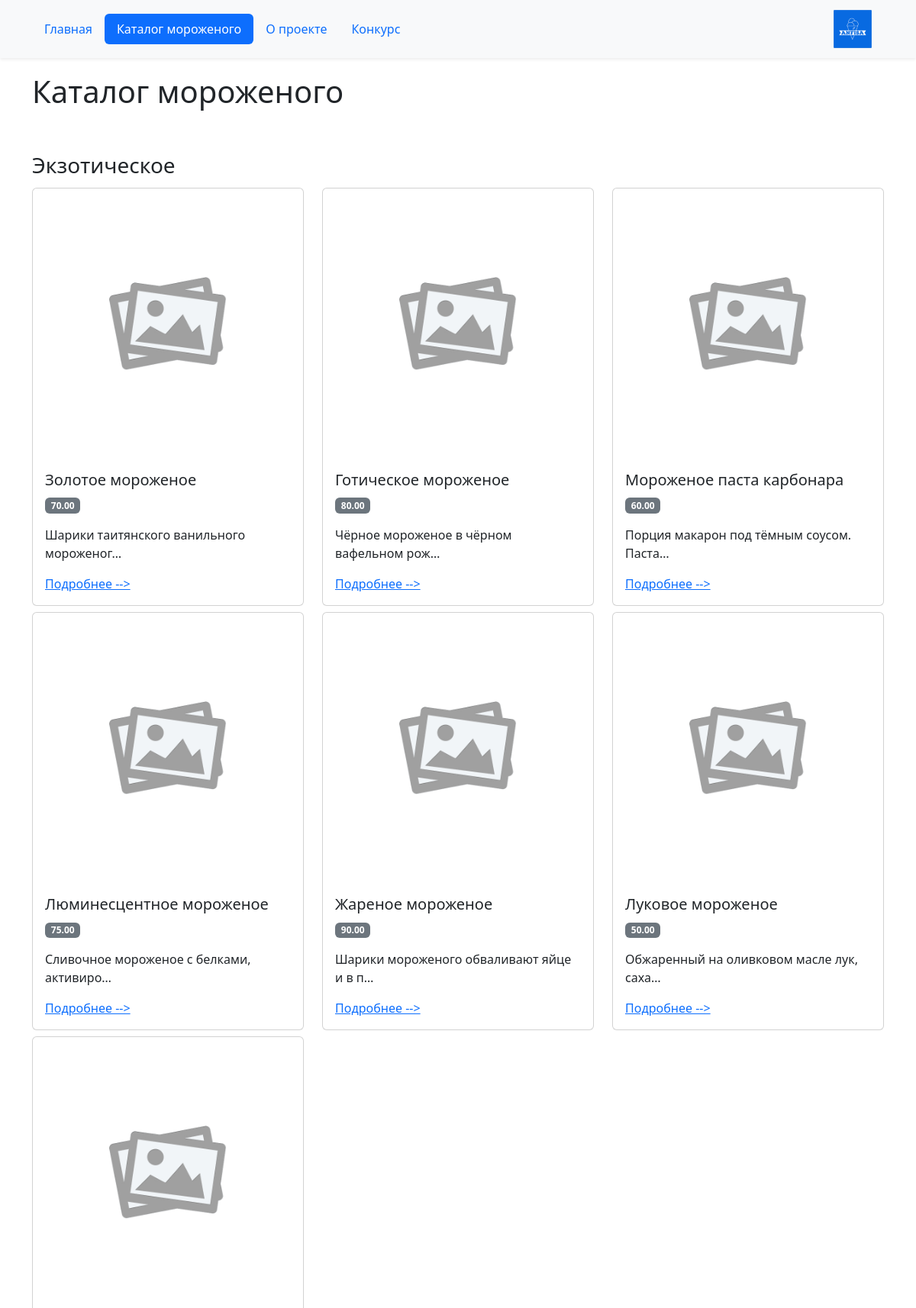
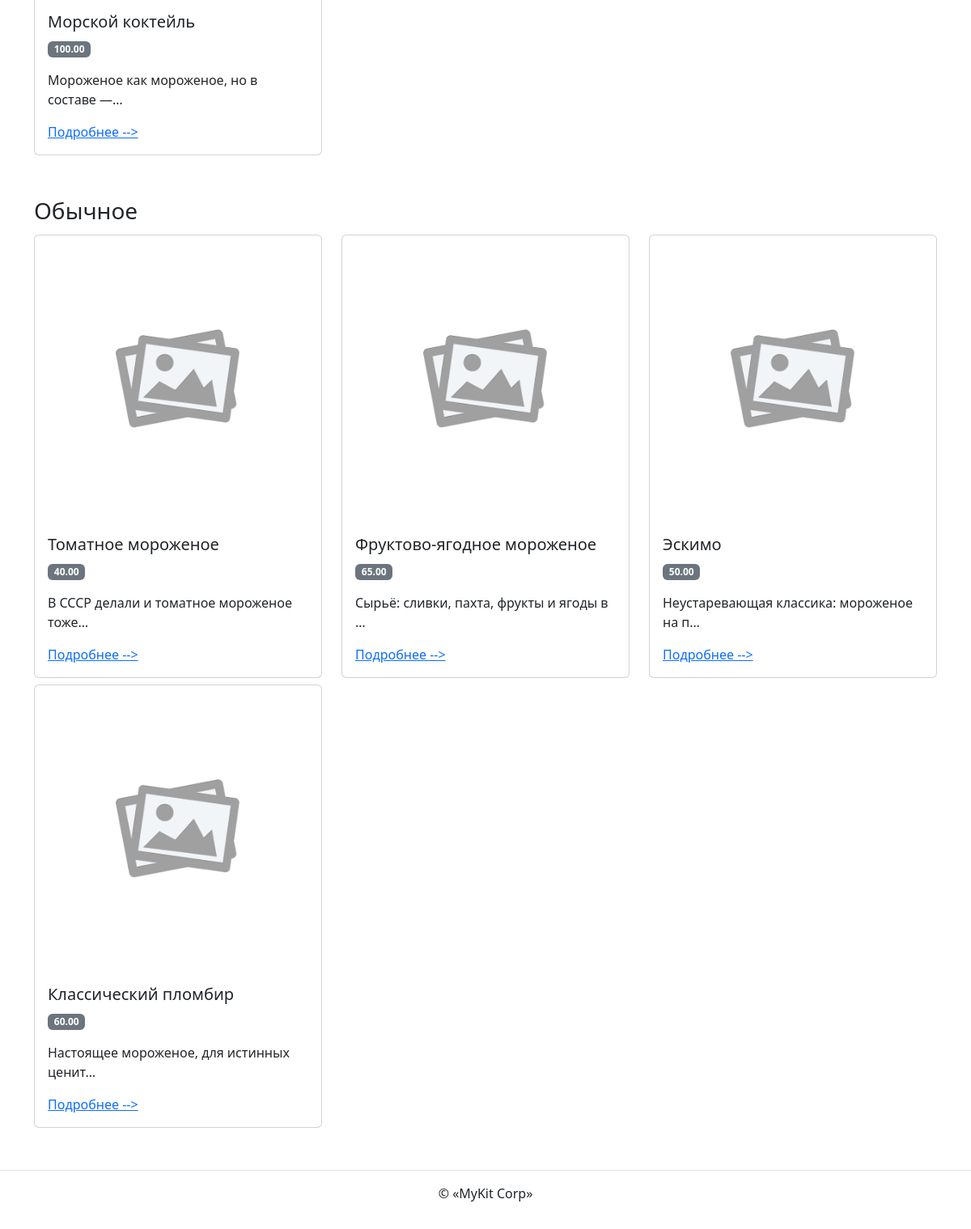
The page /ice_cream/ on the database its author committed (2 pictures, top to bottom).
### ice_cream/models.py (models this page shows, shortened)
class IceCream(PublishedModel):
    title = models.CharField(max_length=256, verbose_name='Название')
    description = models.TextField(verbose_name='Описание')
    wrapper = models.OneToOneField(
        Wrapper,
        on_delete=models.SET_NULL,
        related_name='ice_cream',
        null=True,
        blank=True,
        verbose_name='Обёртка'
    )
    category = models.ForeignKey(
        Category,
        on_delete=models.CASCADE,
        related_name='ice_creams',
        verbose_name='Категория'
    )
    output_order = models.PositiveSmallIntegerField(
        default=100,
        verbose_name='Порядок отображения'
    )
    toppings = models.ManyToManyField(Topping, verbose_name='Топпинги')
    is_on_main = models.BooleanField(default=False, verbose_name='На главную')
    price = models.DecimalField(max_digits=5, decimal_places=2)
    class Meta:
        verbose_name = 'мороженое'
        verbose_name_plural = 'Мороженое'

class Category(PublishedModel):
    title = models.CharField(max_length=256, verbose_name='Название')
    slug = models.SlugField(max_length=64, unique=True, verbose_name='Слаг')
    output_order = models.PositiveSmallIntegerField(
        default=100,
        verbose_name='Порядок отображения'
    )
    class Meta:
        verbose_name = 'категория'
        verbose_name_plural = 'Категории'
        ordering = ('output_order', )

### ice_cream/views.py (the view)
# urls.py: path('', views.ice_cream_list, name='ice_cream_list'),
def ice_cream_list(request):
    template = 'ice_cream/list.html'
    ice_cream_list = IceCream.objects.select_related('category').filter(
        is_published=True,
        category__is_published=True
    )
    context = {'ice_cream_list': ice_cream_list}
    return render(request, template, context)

### templates/ice_cream/list.html (shortened to what this page needs)
{% extends "base.html" %}
{% load static %}
{% block content %}
  <h1 class="pb-2 mb-0">Каталог мороженого</h1>
  <div class="row">
    {% for ice_cream in ice_cream_list %}
      {% ifchanged %}
        <div class="row mt-5" id="{{ ice_cream.category.slug }}">
          <div class="col-12">
            <h3>{{ ice_cream.category.title }}</h3>
          </div>
        </div>
      {% endifchanged %}
      {% include "includes/ice_cream_card.html" %}
    {% endfor %}
  </div>
{% endblock %}

### templates/base.html (shortened to what this page needs)
{% load static %}
{% load django_bootstrap5 %}
<!DOCTYPE html>
<html lang="ru">
  <head>
    {% bootstrap_css %}
  </head>
  <body>
    {% include "includes/header.html" %}
    <main class="pt-5 my-5">
      <div class="container">
        {% block content %}{% endblock %}
      </div>
    </main>
    {% include "includes/footer.html" %}
  </body>
</html>

### templates/includes/header.html (shortened to what this page needs)
{% load static %}
<header>
  <nav class="navbar navbar-expand-lg navbar-light bg-light fixed-top shadow-sm">
    <div class="container">
      <div class="collapse navbar-collapse" id="navbarNav">
        {% with request.resolver_match.view_name as view_name %}
        <ul class="nav nav-pills">
          <li class="nav-item">
            <a
              class="nav-link {% if view_name == 'homepage:index' %} active {% endif %}"
              href="{% url 'homepage:index' %}"
              >
              Главная
            </a>
          </li>
          <li class="nav-item">
            <a
              class="nav-link {% if view_name == 'ice_cream:ice_cream_list' %} active {% endif %}"
              href="{% url 'ice_cream:ice_cream_list' %}"
              >
              Каталог мороженого
            </a>
          </li>
          <li class="nav-item">
            <a
              class="nav-link {% if view_name == 'about:description' %} active {% endif %}"
              href="{% url 'about:description' %}"
            >
              О проекте
            </a>
          </li>
          <li class="nav-item">
            <a
              class="nav-link {% if view_name == 'contest:create' %} active {% endif %}"
              href="{% url 'contest:create' %}"
            >
              Конкурс
            </a>
          </li>
        </ul>
        {% endwith %}
      </div>
      <a class="navbar-brand" href="{% url 'homepage:index' %}">
        <img src="{% static 'img/logo.png' %}" height="50" class="d-inline-block align-top" alt="">
      </a>
    </div>
  </nav>
</header>

### templates/includes/ice_cream_card.html
{% load static %}
<div class="col-6 col-md-4 my-1">
    <div class="card">
      <img
        class="img-fluid card-img-top"
        height="400" width="300"
        src="{% static 'img/image-holder.png' %}"
      >
      <div class="card-body">
        <h5 class="card-title">{{ ice_cream.title }} </h5>
        <p class="badge bg-secondary">{{ ice_cream.price }}</p>
        <p class="card-text">{{ ice_cream.description|truncatechars:40 }}</p>
        <a class="mt-3 regular-link" href="{% url 'ice_cream:ice_cream_detail' ice_cream.id %}">
          Подробнее -->
        </a>
      </div>
    </div>
  </div>

### templates/includes/footer.html
<footer class="border-top text-center py-3">
  <p>© «MyKit Corp»</p>
</footer>

### rows shown on the page
IceCream: category "Экзотическое", title "Золотое мороженое", price "70.00", description "Шарики таитянского ванильного мороженог…"
IceCream: title "Готическое мороженое", price "80.00", description "Чёрное мороженое в чёрном вафельном рож…"
IceCream: title "Мороженое паста карбонара", price "60.00", description "Порция макарон под тёмным соусом. Паста…"
IceCream: title "Люминесцентное мороженое", price "75.00", description "Сливочное мороженое с белками, активиро…"
IceCream: title "Жареное мороженое", price "90.00", description "Шарики мороженого обваливают яйце и в п…"
IceCream: title "Луковое мороженое", price "50.00", description "Обжаренный на оливковом масле лук, саха…"
IceCream: title "Морской коктейль", price "100.00", description "Мороженое как мороженое, но в составе —…"
IceCream: category "Обычное", title "Томатное мороженое", price "40.00", description "В СССР делали и томатное мороженое тоже…"
IceCream: title "Фруктово-ягодное мороженое", price "65.00", description "Сырьё: сливки, пахта, фрукты и ягоды в …"
IceCream: title "Эскимо", price "50.00", description "Неустаревающая классика: мороженое на п…"
IceCream: title "Классический пломбир", price "60.00", description "Настоящее мороженое, для истинных ценит…"
